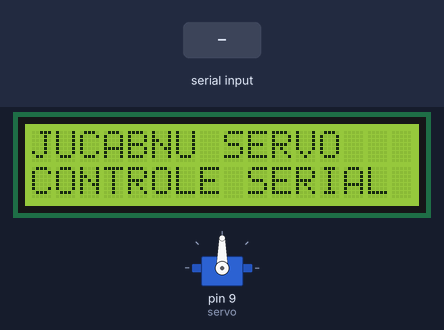
Simulated run of this sketch. Board: Arduino Uno, built with avr-gcc and run on an emulated ATmega328P. On the bench: servo, 16×2 character LCD. Inputs (shaded band) come from the test bench. What the sketch prints to the serial monitor is not drawn.

Above: at 0.1 s.
4.3 s: "90,45\n" received over Serial
At 5.5 s:
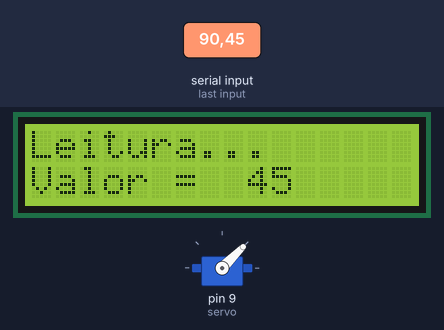
5.8 s: "30,150\n" received over Serial
At 6.9 s:
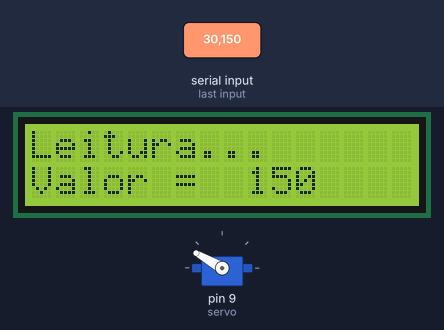
7.3 s: "5\n" received over Serial
At 8.5 s:
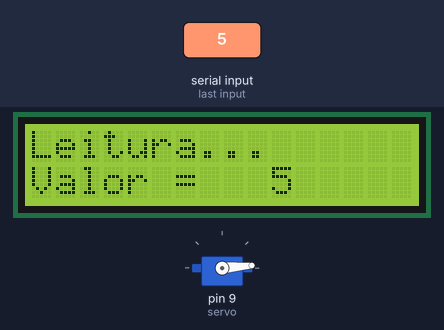
8.8 s: "200\n" received over Serial
At 10.0 s:
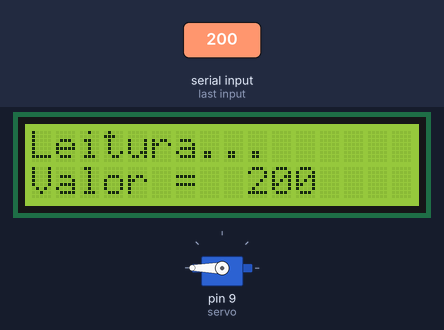
10.3 s: "90\n" received over Serial
At 11.0 s:
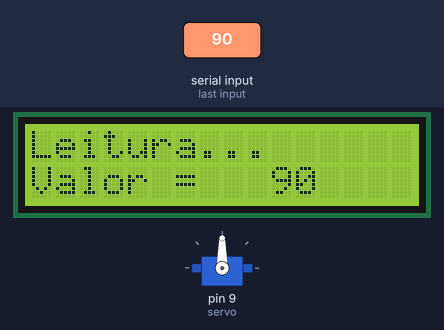
11.8 s: "90,45\n" received over Serial
At 12.6 s:
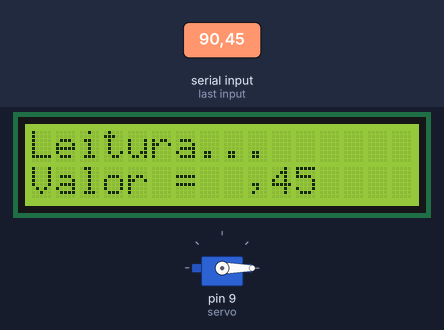
Timing chart, 0 to 14.3 s (numbered marks = the images above; inputs shaded):
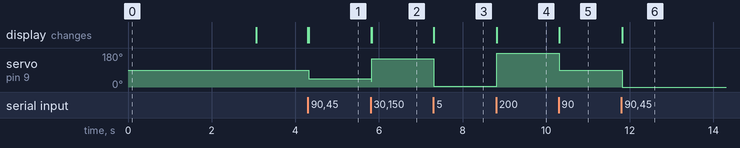

The sketch:

Servo_contrloado_por_serial.ino
```cpp
#include <Servo.h>
Servo servo;

#include <LiquidCrystal.h>
LiquidCrystal lcd(12,11,5,4,3,2);


// Array de char que receberá o comando
// via serial
char buffer[4];

// Variavel que identifica quantos
// caracteres foram recebidos, pois só é
// possível receber um caracter por vez
int received;

void setup(){

  Serial.begin(9600);
  servo.attach(9);
  lcd.begin(16,2);
  lcd.print("JUCABNU SERVO");
  lcd.setCursor(0,1);
  lcd.print("CONTROLE SERIAL");
  delay(3000);
  lcd.clear();

  // Atribui o valor 0 para a variavel received
  received = 0;

  // Na posição 0 do array, atribui o valor '\0'
  // que identifica onde começa o array
  buffer[received] = '\0';
}

void loop(){

  // Verifica se existe alguma entrada de dados
  // disponivel na entrada serial
  if(Serial.available()){


    lcd.setCursor(0,0);
    lcd.print("Leitura...");
    lcd.setCursor(0,1);
    lcd.print("Valor = ");
    // Salva os caracteres no array a cada iteração
    buffer[received++] = Serial.read();

    if(received >= (sizeof(buffer)-1)){

      // Imprime na saída serial o valor
      // Apenas para mostrar o valor
      Serial.println(buffer);
      lcd.setCursor(0,0);
      lcd.print("Leitura...");
      lcd.setCursor(0,1);
      lcd.print("Valor = ");
      lcd.setCursor(9,1);
      lcd.print(buffer);

      // Converte o valor de "char" para "int"
      int numero = atoi(buffer);


      // Envia o comando para o Servo Motor
      servo.write(numero);

      // Zera novamente a variavel
      received = 0;
    }

    // Limpa o buffer da entrada serial
    Serial.flush();

  }

}
```

Measured:
- after the input at 4.3 s, servo on pin 9 (servo): 90° → 45° at once; the display: first changes at once (image 1 shows a later state)
- after the input at 5.8 s, servo on pin 9 (servo): 45° → 150° at once; the display: first changes at once (image 2 shows a later state)
- after the input at 7.3 s, servo on pin 9 (servo): 150° → 5° at once; the display: changes at once (image 3)
- after the input at 8.8 s, servo on pin 9 (servo): 5° → 180° at once; the display: changes at once (image 4)
- after the input at 10.3 s, servo on pin 9 (servo): 180° → 90° at once; the display: changes at once (image 5)
- after the input at 11.8 s, servo on pin 9 (servo): 90° → 0° at once; the display: changes at once (image 6)
